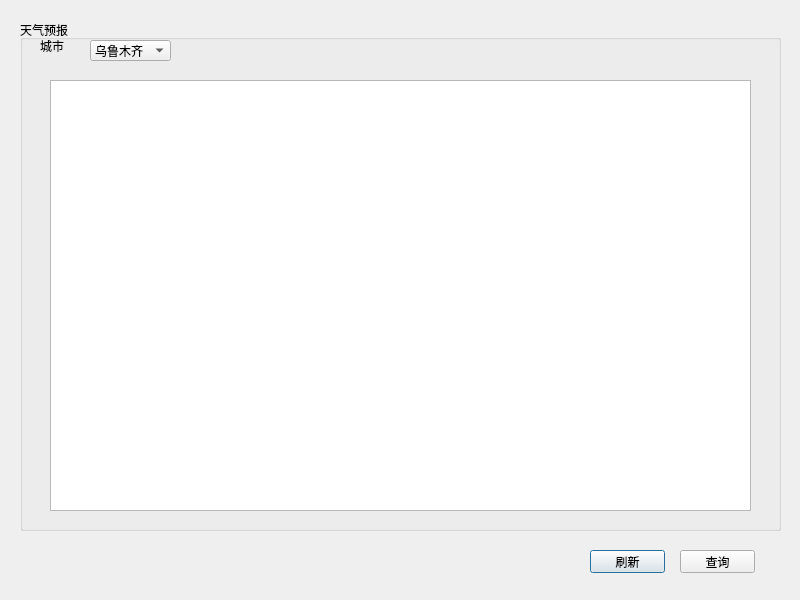
<?xml version="1.0" encoding="UTF-8"?>
<ui version="4.0">
 <class>Dialog</class>
 <widget class="QDialog" name="Dialog">
  <property name="geometry">
   <rect>
    <x>0</x>
    <y>0</y>
    <width>800</width>
    <height>600</height>
   </rect>
  </property>
  <property name="windowTitle">
   <string>Dialog</string>
  </property>
  <widget class="QPushButton" name="refresh">
   <property name="geometry">
    <rect>
     <x>590</x>
     <y>550</y>
     <width>75</width>
     <height>23</height>
    </rect>
   </property>
   <property name="text">
    <string>刷新</string>
   </property>
  </widget>
  <widget class="QPushButton" name="search">
   <property name="geometry">
    <rect>
     <x>680</x>
     <y>550</y>
     <width>75</width>
     <height>23</height>
    </rect>
   </property>
   <property name="text">
    <string>查询</string>
   </property>
  </widget>
  <widget class="QGroupBox" name="groupBox">
   <property name="geometry">
    <rect>
     <x>20</x>
     <y>20</y>
     <width>761</width>
     <height>511</height>
    </rect>
   </property>
   <property name="title">
    <string>天气预报</string>
   </property>
   <widget class="QComboBox" name="comboBox">
    <property name="geometry">
     <rect>
      <x>70</x>
      <y>20</y>
      <width>81</width>
      <height>21</height>
     </rect>
    </property>
    <property name="currentIndex">
     <number>0</number>
    </property>
    <item>
     <property name="text">
      <string>乌鲁木齐</string>
     </property>
    </item>
    <item>
     <property name="text">
      <string>北京</string>
     </property>
    </item>
    <item>
     <property name="text">
      <string>上海</string>
     </property>
    </item>
   </widget>
   <widget class="QLabel" name="label">
    <property name="geometry">
     <rect>
      <x>20</x>
      <y>20</y>
      <width>54</width>
      <height>12</height>
     </rect>
    </property>
    <property name="text">
     <string>城市</string>
    </property>
   </widget>
   <widget class="QTextEdit" name="textEdit">
    <property name="geometry">
     <rect>
      <x>30</x>
      <y>60</y>
      <width>701</width>
      <height>431</height>
     </rect>
    </property>
   </widget>
  </widget>
 </widget>
 <resources/>
 <connections>
  <connection>
   <sender>search</sender>
   <signal>clicked()</signal>
   <receiver>Dialog</receiver>
   <slot>accept()</slot>
   <hints>
    <hint type="sourcelabel">
     <x>717</x>
     <y>561</y>
    </hint>
    <hint type="destinationlabel">
     <x>399</x>
     <y>299</y>
    </hint>
   </hints>
  </connection>
  <connection>
   <sender>refresh</sender>
   <signal>clicked()</signal>
   <receiver>Dialog</receiver>
   <slot>accept()</slot>
   <hints>
    <hint type="sourcelabel">
     <x>627</x>
     <y>561</y>
    </hint>
    <hint type="destinationlabel">
     <x>399</x>
     <y>299</y>
    </hint>
   </hints>
  </connection>
 </connections>
</ui>
